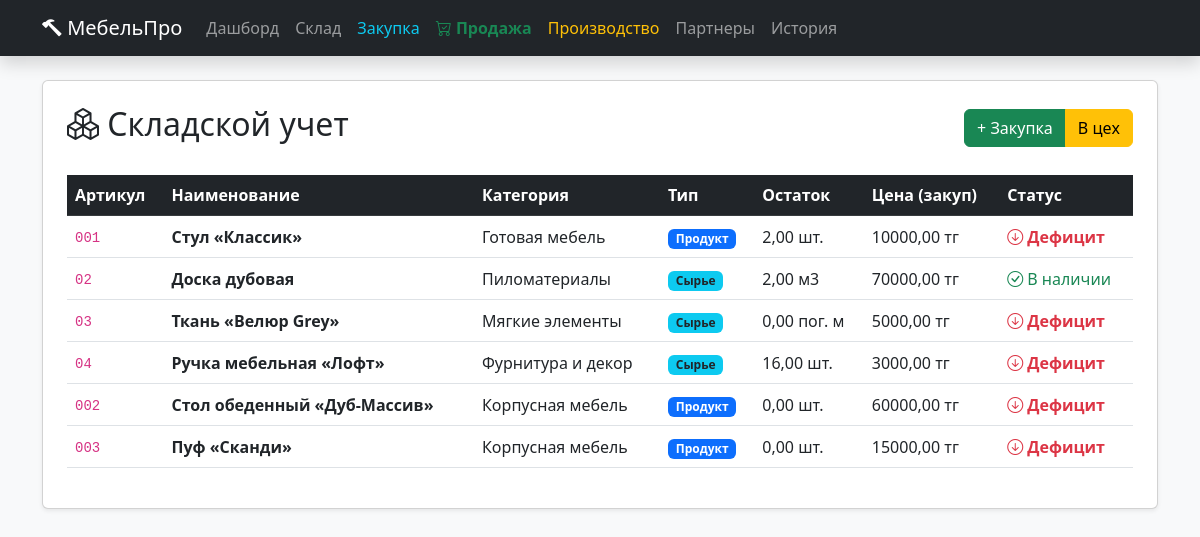
Screenshot of /inventory/ with the database file from the repository.
### workshop/models.py (models this page shows, shortened)
class Item(models.Model):
    TYPES = [
        ('MATERIAL', 'Материал/Сырье'),
        ('PRODUCT', 'Готовая продукция'),
    ]
    name = models.CharField("Наименование", max_length=200)
    sku = models.CharField("Артикул/Код", max_length=50, unique=True)
    category = models.ForeignKey(Category, on_delete=models.CASCADE, verbose_name="Категория")
    item_type = models.CharField("Тип", max_length=10, choices=TYPES, default='MATERIAL')
    quantity = models.DecimalField("Остаток на складе", max_digits=10, decimal_places=2, default=0)
    unit = models.CharField("Ед. измерения", max_length=10, default="шт.") # м3, пог. м, шт.
    price_buy = models.DecimalField("Цена закупки", max_digits=10, decimal_places=2, default=0)
    price_sale = models.DecimalField("Цена продажи", max_digits=10, decimal_places=2, default=0)
    min_limit = models.DecimalField("Мин. запас", max_digits=10, decimal_places=2, default=5)
    class Meta:
        verbose_name = "Объект склада"
        verbose_name_plural = "Склад"

class Category(models.Model):
    name = models.CharField("Название категории", max_length=100)
    class Meta:
        verbose_name = "Категория"
        verbose_name_plural = "Категории"

### workshop/views.py (the view)
# urls.py: path('inventory/', views.inventory_list, name='inventory_list'),
def inventory_list(request):
    items = Item.objects.all().select_related('category')
    return render(request, 'workshop/inventory.html', {'items': items})

### templates/workshop/inventory.html
{% extends 'base.html' %}
{% block content %}
<div class="d-flex justify-content-between align-items-center mb-4">
    <h2><i class="bi bi-boxes"></i> Складской учет</h2>
    <div class="btn-group">
        <a href="{% url 'purchase_create' %}" class="btn btn-success">+ Закупка</a>
        <a href="{% url 'production_create' %}" class="btn btn-warning">В цех</a>
    </div>
</div>
<div class="table-responsive">
    <table class="table table-hover align-middle">
        <thead class="table-dark">
            <tr>
                <th>Артикул</th>
                <th>Наименование</th>
                <th>Категория</th>
                <th>Тип</th>
                <th>Остаток</th>
                <th>Цена (закуп)</th>
                <th>Статус</th>
            </tr>
        </thead>
        <tbody>
            {% for item in items %}
            <tr>
                <td><code>{{ item.sku }}</code></td>
                <td><strong>{{ item.name }}</strong></td>
                <td>{{ item.category.name }}</td>
                <td>
                    {% if item.item_type == 'MATERIAL' %}
                        <span class="badge bg-info text-dark">Сырье</span>
                    {% else %}
                        <span class="badge bg-primary">Продукт</span>
                    {% endif %}
                </td>
                <td>{{ item.quantity }} {{ item.unit }}</td>
                <td>{{ item.price_buy }} тг</td>
                <td>
                    {% if item.quantity <= item.min_limit %}
                        <span class="text-danger fw-bold"><i class="bi bi-arrow-down-circle"></i> Дефицит</span>
                    {% else %}
                        <span class="text-success"><i class="bi bi-check-circle"></i> В наличии</span>
                    {% endif %}
                </td>
            </tr>
            {% empty %}
            <tr>
                <td colspan="7" class="text-center py-4 text-muted">Склад пуст. Добавьте товары через админку или закупку.</td>
            </tr>
            {% endfor %}
        </tbody>
    </table>
</div>
{% endblock %}

### rows the page displays
Item: sku "001", name "Стул «Классик»", category.name "Готовая мебель", item_type "Продукт", quantity "2,00", unit "шт.", price_buy "10000,00", min_limit "Дефицит"
Item: sku "02", name "Доска дубовая", category.name "Пиломатериалы", item_type "Сырье", quantity "2,00", unit "м3", price_buy "70000,00", min_limit "В наличии"
Item: sku "03", name "Ткань «Велюр Grey»", category.name "Мягкие элементы", item_type "Сырье", quantity "0,00", unit "пог. м", price_buy "5000,00", min_limit "Дефицит"
Item: sku "04", name "Ручка мебельная «Лофт»", category.name "Фурнитура и декор", item_type "Сырье", quantity "16,00", unit "шт.", price_buy "3000,00", min_limit "Дефицит"
Item: sku "002", name "Стол обеденный «Дуб-Массив»", category.name "Корпусная мебель", item_type "Продукт", quantity "0,00", unit "шт.", price_buy "60000,00", min_limit "Дефицит"
Item: sku "003", name "Пуф «Сканди»", category.name "Корпусная мебель", item_type "Продукт", quantity "0,00", unit "шт.", price_buy "15000,00", min_limit "Дефицит"
